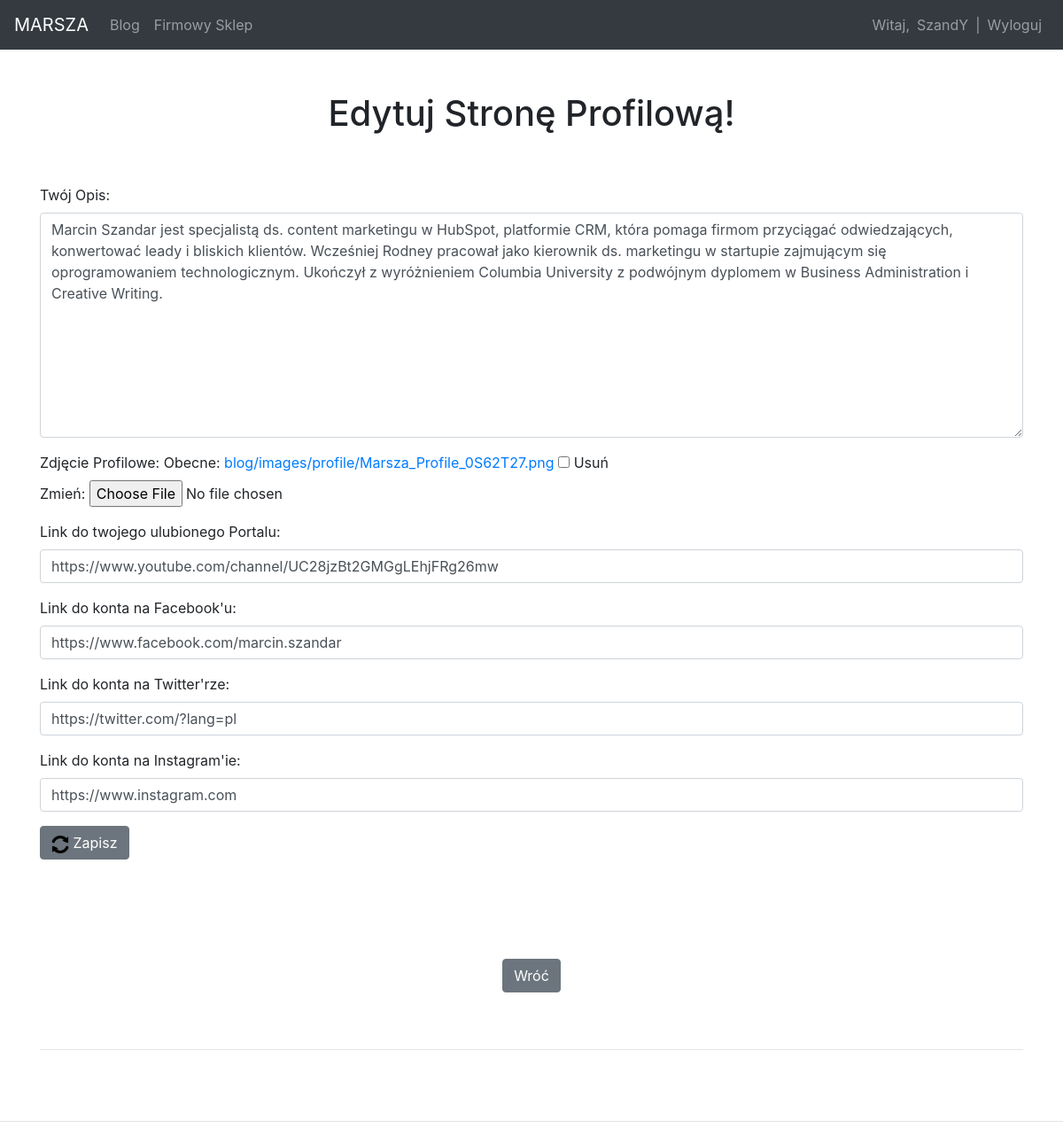
/members/1/edit/profile_page/ (signed in), run on the app's committed database.
### blog/models.py (models this page shows, shortened)
class Profile(models.Model):
    user = models.OneToOneField(User, null=True, on_delete=models.CASCADE)
    bio = models.TextField()
    profile_pic = models.ImageField(null=True, blank=True, upload_to='blog/images/profile', verbose_name = "Zdjęcie Profilowe")
    website_url = models.CharField(max_length=255, null=True, blank=True)
    facebook_url = models.CharField(max_length=255, null=True, blank=True)
    twitter_url = models.CharField(max_length=255, null=True, blank=True)
    instagram_url = models.CharField(max_length=255, null=True, blank=True)

### members/views.py (the view)
# urls.py: path('<int:pk>/edit/profile_page/', EditProfilePage.as_view(), name='edit_profile_page'),
class EditProfilePage(UpdateView):
    model = Profile
    form_class = EditProfilePageForm
    template_name = 'registration/edit_profile_page.html'
    success_url = reverse_lazy('greetings:welcome')

### members/forms.py
class EditProfilePageForm(forms.ModelForm):
    profile_pic = forms.ImageField(required = False, widget=MyClearableFileInput)
    class Meta:
        model = Profile
        fields = ['bio', 'profile_pic', 'website_url', 'facebook_url', 'twitter_url', 'instagram_url']
        widgets = {
            'bio': forms.Textarea(attrs={'class': 'form-control'}),
            'website_url': forms.TextInput(attrs={'class': 'form-control'}),
            'facebook_url': forms.TextInput(attrs={'class': 'form-control'}),
            'twitter_url': forms.TextInput(attrs={'class': 'form-control'}),
            'instagram_url': forms.TextInput(attrs={'class': 'form-control'}),
        }
    def __init__(self, *args, **kwargs):
        super(EditProfilePageForm, self).__init__(*args, **kwargs)
        self.fields['bio'].label = "Twój Opis"
        self.fields['profile_pic'].label = "Zdjęcie Profilowe"
        self.fields['website_url'].label = "Link do twojego ulubionego Portalu"
        self.fields['facebook_url'].label = "Link do konta na Facebook'u"
        self.fields['twitter_url'].label = "Link do konta na Twitter'rze"
        self.fields['instagram_url'].label = "Link do konta na Instagram'ie"

### members/templates/registration/edit_profile_page.html (shortened to what this page needs)
{% extends 'blog/base.html' %}
{% load static %}
{% block content %}
{% if user.is_authenticated %}
    {% if user.id == profile.user.id %}
        <center><h1>Edytuj Stronę Profilową!</h1></center>
        <br>
        <br>
        <div class="form-group">
            <form method="POST" enctype="multipart/form-data">
                {{ form.as_p }}
                <button class="btn btn-secondary"><img src="{% static 'blog/images/refresh-button.png' %}" width="20" height="auto">&nbsp;Zapisz</button>
            </form>
        </div>
        <br>
        <br>
    {% else %}
    <center><h4>Nie możesz edytować nie swoich danych!</h4></center>
    {% endif %}
{% else %}
    <center>
        <h4>Nie jesteś zalogowany!</h4>
        <br>
        <a class="link" href="{% url 'login' %}" class="btn btn-secondary">Zaloguj się</a>
    </center>
{% endif %}
<br>
<br>
<center><a href="{% url 'blog:home' %}" class="btn btn-secondary">Wróć</a></center>
<br>
<br>
<hr>
{% endblock %}

### blog/templates/blog/base.html (shortened to what this page needs)
<!doctype html>
<html lang="en">
  <head>
    {% load static %}
    <link rel="stylesheet" href="https://cdn.jsdelivr.net/npm/bootstrap@4.1.3/dist/css/bootstrap.min.css">
  </head>
  <body>
    <nav class="navbar navbar-expand-lg navbar-dark bg-dark">
      <a class="navbar-brand" href="{% url 'greetings:welcome' %}">MARSZA</a>
      <div class="collapse navbar-collapse" id="navbarSupportedContent">
        <ul class="navbar-nav mr-auto">
          {% if user.is_authenticated %}
          <li class="nav-item">
            <a class="nav-link" href="{% url 'blog:home' %}">Blog</a>
          </li>
          <li class="nav-item">
            <a class="nav-link" href="{% url 'store:store' %}">Firmowy Sklep</a>
          </li>
          {% endif %}
        </ul>
      </div>
      <div>
        <ul class="navbar-nav ml-auto">
          {% if user.is_authenticated %}
            <li>
              <span class="navbar-text">Witaj,</span>
                <li class="nav-item dropdown">
                  <a class="nav-link" href="#" id="navbarDropdown" role="button" data-toggle="dropdown" aria-haspopup="true" aria-expanded="false">
                    {{request.user}}
                  </a>
                </li>
            </li>
            <li>
              <span class="navbar-text"> | </span>
            </li>
            <li>
              <a  class="nav-link" href="{% url 'logout' %}">Wyloguj</a>
            </li>
          {% endif %}
        </ul>
      </div>
    </nav>
    <br>
    <br>
    <div class="container">
        {% block content %}
        {% endblock %}
    </div>
<br>
<br>
<hr>
</html>

### data on the page
Profile: bio "Marcin Szandar jest specjalistą ds. content marketingu w HubSpot, platformie CRM, która pomaga firmom przyciągać odwiedzających, konwertować leady i bliskich klientów. Wcześniej Rodney pracował jako kierownik ds. marketingu w startupie zajmującym się oprogramowaniem technologicznym. Ukończył z wyróżnieniem Columbia University z podwójnym dyplomem w Business Administration i Creative Writing.", website_url "https://www.youtube.com/channel/UC28jzBt2GMGgLEhjFRg26mw", facebook_url "https://www.facebook.com/marcin.szandar", twitter_url "https://twitter.com/?lang=pl", instagram_url "https://www.instagram.com"

### other printed values
{{ request.user }} "SzandY"
